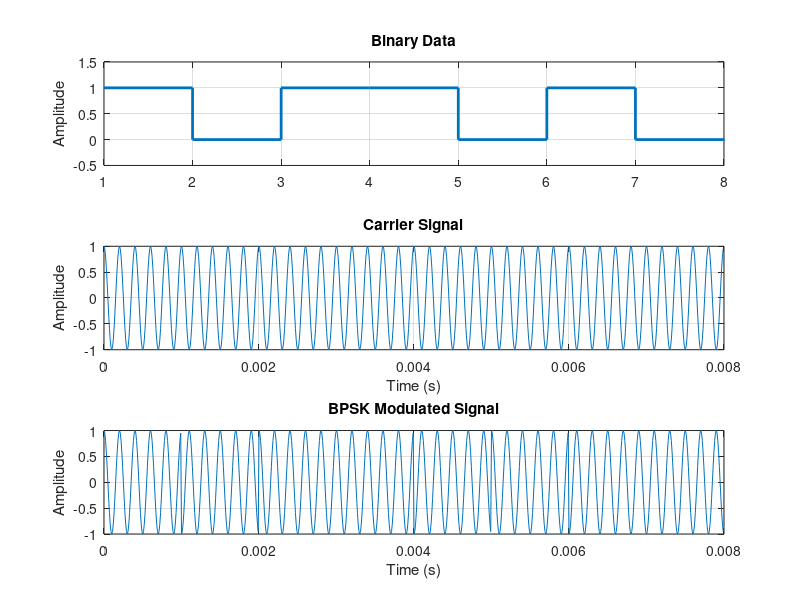

Write MATLAB code to recreate this figure.
%BPSK 
% Parameters
data_bits = [1 0 1 1 0 1 0 0];  % Binary data to be transmitted
bit_rate = 1e3;                 % Bit rate in bits per second
carrier_freq = 5e3;             % Carrier frequency in Hz
sampling_freq = 1e5;            % Sampling frequency (must be much higher than carrier frequency)
samples_per_bit = sampling_freq / bit_rate;  % Number of samples per bit

% Generate time vector for the signal duration
t = 0:1/sampling_freq:(length(data_bits)/bit_rate) - 1/sampling_freq;

% Generate the carrier signal
carrier = cos(2 * pi * carrier_freq * t);

% BPSK modulation
bpsk_signal = zeros(1, length(t));  % Initialize BPSK signal
for i = 1:length(data_bits)
    if data_bits(i) == 1
        bpsk_signal((i-1)*samples_per_bit+1:i*samples_per_bit) = carrier((i-1)*samples_per_bit+1:i*samples_per_bit);
    else
        bpsk_signal((i-1)*samples_per_bit+1:i*samples_per_bit) = -carrier((i-1)*samples_per_bit+1:i*samples_per_bit);
    end
end

% Plot the results
figure;
subplot(3, 1, 1);
stairs([data_bits data_bits(end)], 'LineWidth', 2);  % Plot data bits
title('Binary Data');
ylabel('Amplitude');
axis([1 length(bpsk_signal)/samples_per_bit -0.5 1.5]);
grid on;

subplot(3, 1, 2);
plot(t, carrier);
title('Carrier Signal');
ylabel('Amplitude');
xlabel('Time (s)');
grid on;

subplot(3, 1, 3);
plot(t, bpsk_signal);
title('BPSK Modulated Signal');
ylabel('Amplitude');
xlabel('Time (s)');
grid on;
